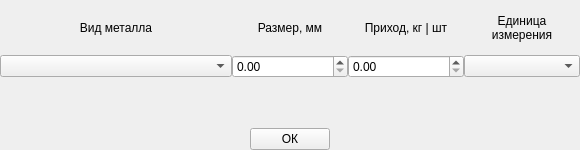
<?xml version="1.0" encoding="UTF-8"?>
<ui version="4.0">
 <class>Frame</class>
 <widget class="QFrame" name="Frame">
  <property name="geometry">
   <rect>
    <x>0</x>
    <y>0</y>
    <width>580</width>
    <height>150</height>
   </rect>
  </property>
  <property name="windowTitle">
   <string>Frame</string>
  </property>
  <layout class="QVBoxLayout" name="verticalLayout" stretch="1,5,4">
   <property name="spacing">
    <number>0</number>
   </property>
   <property name="leftMargin">
    <number>0</number>
   </property>
   <property name="topMargin">
    <number>0</number>
   </property>
   <property name="rightMargin">
    <number>0</number>
   </property>
   <property name="bottomMargin">
    <number>0</number>
   </property>
   <item>
    <layout class="QHBoxLayout" name="horizontalLayout_2" stretch="4,2,2,2">
     <property name="spacing">
      <number>0</number>
     </property>
     <item>
      <widget class="QLabel" name="type_metall_label">
       <property name="text">
        <string>Вид металла</string>
       </property>
       <property name="alignment">
        <set>Qt::AlignCenter</set>
       </property>
      </widget>
     </item>
     <item>
      <widget class="QLabel" name="size_mm_label">
       <property name="text">
        <string>Размер, мм</string>
       </property>
       <property name="alignment">
        <set>Qt::AlignCenter</set>
       </property>
      </widget>
     </item>
     <item>
      <widget class="QLabel" name="balance_kg_label">
       <property name="text">
        <string>Приход, кг | шт</string>
       </property>
       <property name="alignment">
        <set>Qt::AlignCenter</set>
       </property>
      </widget>
     </item>
     <item>
      <widget class="QLabel" name="unit_label">
       <property name="sizePolicy">
        <sizepolicy hsizetype="Preferred" vsizetype="Preferred">
         <horstretch>0</horstretch>
         <verstretch>0</verstretch>
        </sizepolicy>
       </property>
       <property name="text">
        <string>Единица
измерения</string>
       </property>
       <property name="textFormat">
        <enum>Qt::AutoText</enum>
       </property>
       <property name="alignment">
        <set>Qt::AlignCenter</set>
       </property>
       <property name="wordWrap">
        <bool>true</bool>
       </property>
      </widget>
     </item>
    </layout>
   </item>
   <item>
    <layout class="QHBoxLayout" name="horizontalLayout" stretch="4,2,2,2">
     <property name="spacing">
      <number>0</number>
     </property>
     <property name="bottomMargin">
      <number>50</number>
     </property>
     <item>
      <widget class="QComboBox" name="type_metall_combo_box"/>
     </item>
     <item>
      <widget class="QDoubleSpinBox" name="size_double_spin_box"/>
     </item>
     <item>
      <widget class="QDoubleSpinBox" name="balance_double_spin_box"/>
     </item>
     <item>
      <widget class="QComboBox" name="unit_combo_box"/>
     </item>
    </layout>
   </item>
   <item>
    <layout class="QHBoxLayout" name="horizontalLayout_3">
     <item>
      <spacer name="horizontalSpacer">
       <property name="orientation">
        <enum>Qt::Horizontal</enum>
       </property>
       <property name="sizeHint" stdset="0">
        <size>
         <width>40</width>
         <height>20</height>
        </size>
       </property>
      </spacer>
     </item>
     <item>
      <widget class="QPushButton" name="ok_button">
       <property name="sizePolicy">
        <sizepolicy hsizetype="Minimum" vsizetype="Fixed">
         <horstretch>0</horstretch>
         <verstretch>0</verstretch>
        </sizepolicy>
       </property>
       <property name="text">
        <string>ОК</string>
       </property>
      </widget>
     </item>
     <item>
      <spacer name="horizontalSpacer_2">
       <property name="orientation">
        <enum>Qt::Horizontal</enum>
       </property>
       <property name="sizeHint" stdset="0">
        <size>
         <width>40</width>
         <height>20</height>
        </size>
       </property>
      </spacer>
     </item>
    </layout>
   </item>
  </layout>
 </widget>
 <resources/>
 <connections/>
</ui>
